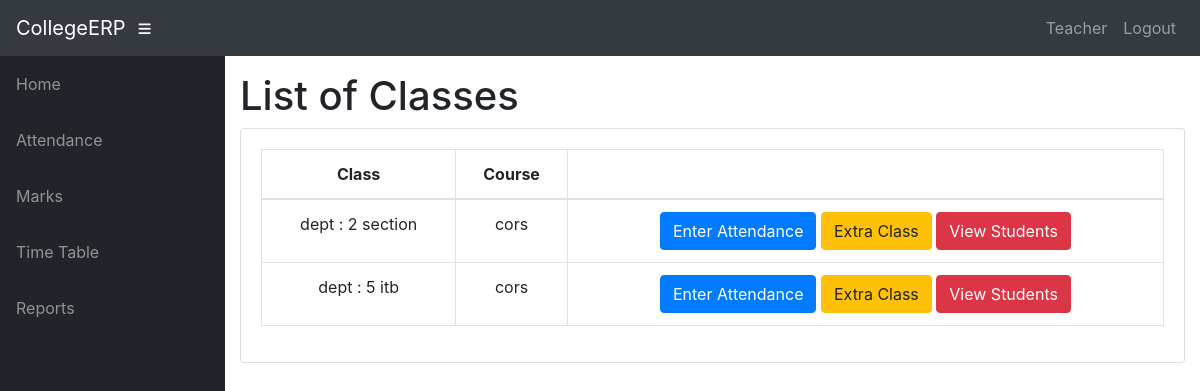
The page /info/teacher/tchr/1/Classes/ (signed in) on the database its author committed.
### info/models.py (models this page shows, shortened)
class User(AbstractUser):
    @property
    def is_student(self):
        if hasattr(self, 'student'):
            return True
        return False
    @property
    def is_teacher(self):
        if hasattr(self, 'teacher'):
            return True
        return False

class Teacher(models.Model):
    user = models.OneToOneField(User, on_delete=models.CASCADE, null=True)
    id = models.CharField(primary_key=True, max_length=100)
    dept = models.ForeignKey(Dept, on_delete=models.CASCADE, default=1)
    name = models.CharField(max_length=100)
    sex = models.CharField(max_length=50, choices=sex_choice, default='Male')
    DOB = models.DateField(default='1980-01-01')
    meeting_link = models.URLField(blank=True)

class Assign(models.Model):
    class_id = models.ForeignKey(Class, on_delete=models.CASCADE)
    course = models.ForeignKey(Course, on_delete=models.CASCADE)
    teacher = models.ForeignKey(Teacher, on_delete=models.CASCADE)
    class Meta:
        unique_together = (('course', 'class_id', 'teacher'),)

class Class(models.Model):
    id = models.CharField(primary_key='True', max_length=100)
    dept = models.ForeignKey(Dept, on_delete=models.CASCADE)
    section = models.CharField(max_length=100)
    sem = models.IntegerField()
    class Meta:
        verbose_name_plural = 'classes'
    def __str__(self):
        d = Dept.objects.get(name=self.dept)
        return '%s : %d %s' % (d.name, self.sem, self.section)

class Dept(models.Model):
    id = models.CharField(primary_key='True', max_length=100)
    name = models.CharField(max_length=200)
    def __str__(self):
        return self.name

class Course(models.Model):
    dept = models.ForeignKey(Dept, on_delete=models.CASCADE)
    id = models.CharField(primary_key='True', max_length=50)
    name = models.CharField(max_length=50)
    status = models.CharField(max_length=50, choices= lab_choice,  default='Theory')
    room = models.CharField(max_length=10, default='Room', blank=True)
    def __str__(self):
        return self.name

### info/views.py (the view)
# urls.py: path('teacher/<slug:teacher_id>/<int:choice>/Classes/', views.t_clas, name='t_clas'),
@login_required
def t_clas(request, teacher_id, choice):
    teacher1 = get_object_or_404(Teacher, id=teacher_id)
    return render(request, 'info/t_clas.html', {'teacher1': teacher1, 'choice': choice})

### info/templates/info/t_clas.html
{% extends 'info/base.html' %}
{% block content %}
    <h1>List of Classes</h1>
    <div class="card mb-3">
            <div class="card-body">
              <div class="table-responsive">
                <table class="table table-bordered text-center" id="dataTable" width="100%" cellspacing="0">
                  <thead>
                    <tr>
                        <th>Class</th>
                        <th>Course</th>
                        <th></th>
                    </tr>
                  </thead>
                  <tbody>
                    {% for ass in teacher1.assign_set.all %}
                    <tr>
                        <td>{{ ass.class_id }}</td>
                        <td>{{ ass.course }}</td>
                        <td>
                            {% if choice == 1 %}
                                <a class="btn btn-primary" href="{% url 't_class_date' ass.id %}" role="button">Enter Attendance</a>
                                <a class="btn btn-warning" href="{% url 't_extra_class' ass.id %}">Extra Class</a>
                                <a class="btn btn-danger" href="{% url 't_student' ass.id %}">View Students</a>
                            {% elif choice == 2 %}
                                <a class="btn btn-primary" href="{% url 't_marks_list' ass.id %}" role="button">Enter Marks</a>
                                <a class="btn btn-danger" href="{% url 't_student_marks' ass.id %}">View Students</a>
                            {% elif choice == 3 %}
                                <a class="btn btn-danger" href="{% url 't_report' ass.id %}">Generate reports</a>
                            {% endif %}
                        </td>
                    </tr>
                    {% empty %}
                            <p>teacher has no courses</p>
                    {% endfor %}
                  </tbody>
                </table>
              </div>
    </div>
{% endblock %}

### info/templates/info/base.html (shortened to what this page needs)
<!DOCTYPE html>
<html lang="en">
  <head>
      {% load static %}
    <link href="{% static '/info/bootstrap/vendor/bootstrap/css/bootstrap.min.css' %}" rel="stylesheet">
    <link href="{% static '/info/bootstrap/vendor/fontawesome-free/css/all.min.css' %}" rel="stylesheet" type="text/css">
    <link href="{% static '/info/bootstrap/vendor/datatables/dataTables.bootstrap4.css' %}" rel="stylesheet">
    <link href="{% static '/info/bootstrap/css/sb-admin.css' %}" rel="stylesheet">
  </head>
  <body id="page-top">
    <nav class="navbar navbar-expand navbar-dark bg-dark static-top">
      <a class="navbar-brand mr-1" href="{% url 'index' %}">CollegeERP</a>
      <button class="btn btn-link btn-sm text-white order-1 order-sm-0" id="sidebarToggle" href="#">
        <i class="fas fa-bars"></i>
      </button>
        <div class="collapse navbar-collapse" id="navbarResponsive">
          <ul class="navbar-nav ml-auto">
            <li class="nav-item">
                {% if request.user.is_student %}
                    <a class="nav-link text-capitalize">{{ request.user.student.name }}</a>
                {% elif request.user.is_teacher %}
                    <a class="nav-link text-capitalize">{{ request.user.teacher.name }}</a>
                {% endif %}
            </li>
            <li class="nav-item">
                <a class="nav-link" href="#" data-toggle="modal" data-target="#logoutModal">Logout</a>
            </li>
          </ul>
        </div>
    </nav>
    <div id="wrapper">
      <ul class="sidebar navbar-nav">
            <li class="nav-item">
              <a class="nav-link" href="{% url 'index' %}">
                <span>Home</span>
              </a>
            </li>
        {% if request.user.is_student %}
            <li class="nav-item">
              <a class="nav-link" href="{% url 'attendance' request.user.student.Rollno %}">
                <span>Attendance</span>
              </a>
            </li>
            <li class="nav-item">
              <a class="nav-link" href="{% url 'attendance' request.user.student.Rollno %}">
                <span>Attendance By Subject</span>
              </a>
            </li>
            <li class="nav-item">
              <a class="nav-link" href="{% url 'marks_list' request.user.student.Rollno %}">
                <span>Marks</span>
              </a>
            </li>
              <li class="nav-item">
              <a class="nav-link" href="{% url 'timetable' request.user.student.class_id_id %}">
                <span>Time Table</span>
              </a>
            </li>
          <li class="nav-item">
              <a class="nav-link" href="{% url 'alerts' request.user.student.Rollno %}">
                <span>Notifications</span>
              </a>
            </li>
        {% elif request.user.is_teacher %}
            <li class="nav-item">
              <a class="nav-link" href="{% url 't_clas' request.user.teacher.id 1 %}">
                <span>Attendance</span>
              </a>
            </li>
            <li class="nav-item">
              <a class="nav-link" href="{% url 't_clas' request.user.teacher.id 2 %}">
                <span>Marks</span>
              </a>
            </li>
              <li class="nav-item">
              <a class="nav-link" href="{% url 't_timetable' request.user.teacher.id %}">
                <span>Time Table</span>
              </a>
            </li>
            <li class="nav-item">
              <a class="nav-link" href="{% url 't_clas' request.user.teacher.id 3 %}">
                <span>Reports</span>
              </a>
            </li>
        {% endif %}
      </ul>
      <div id="content-wrapper">
        <div class="container-fluid">
            {% block content %}
            {% endblock %}
        </div>
      </div>
    </div>
  </body>
</html>

### rows shown on the page
User: user.teacher.name "Teacher"
Assign: class_id "dept : 2 section", course "cors"
Assign: class_id "dept : 5 itb", course "cors"
